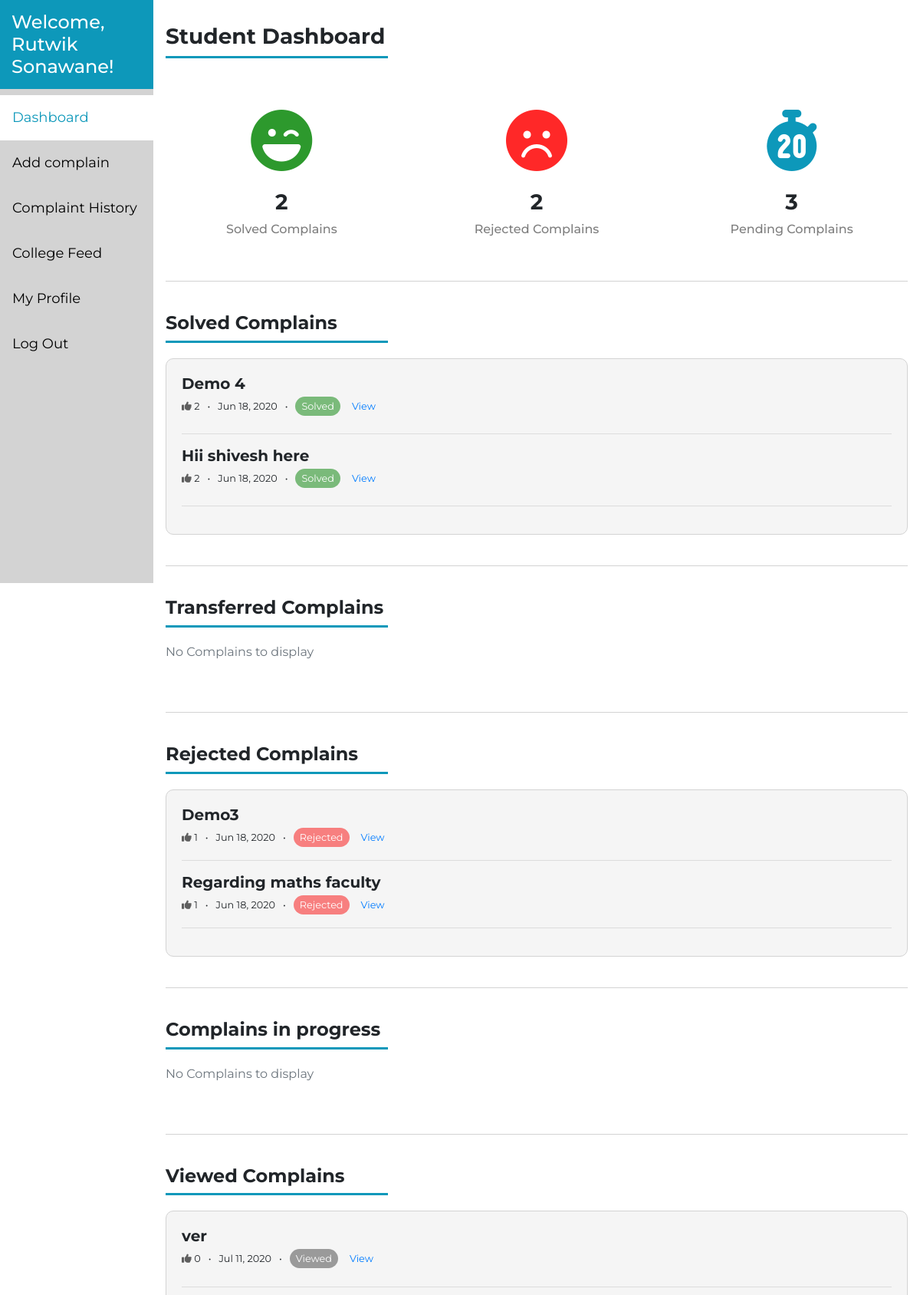
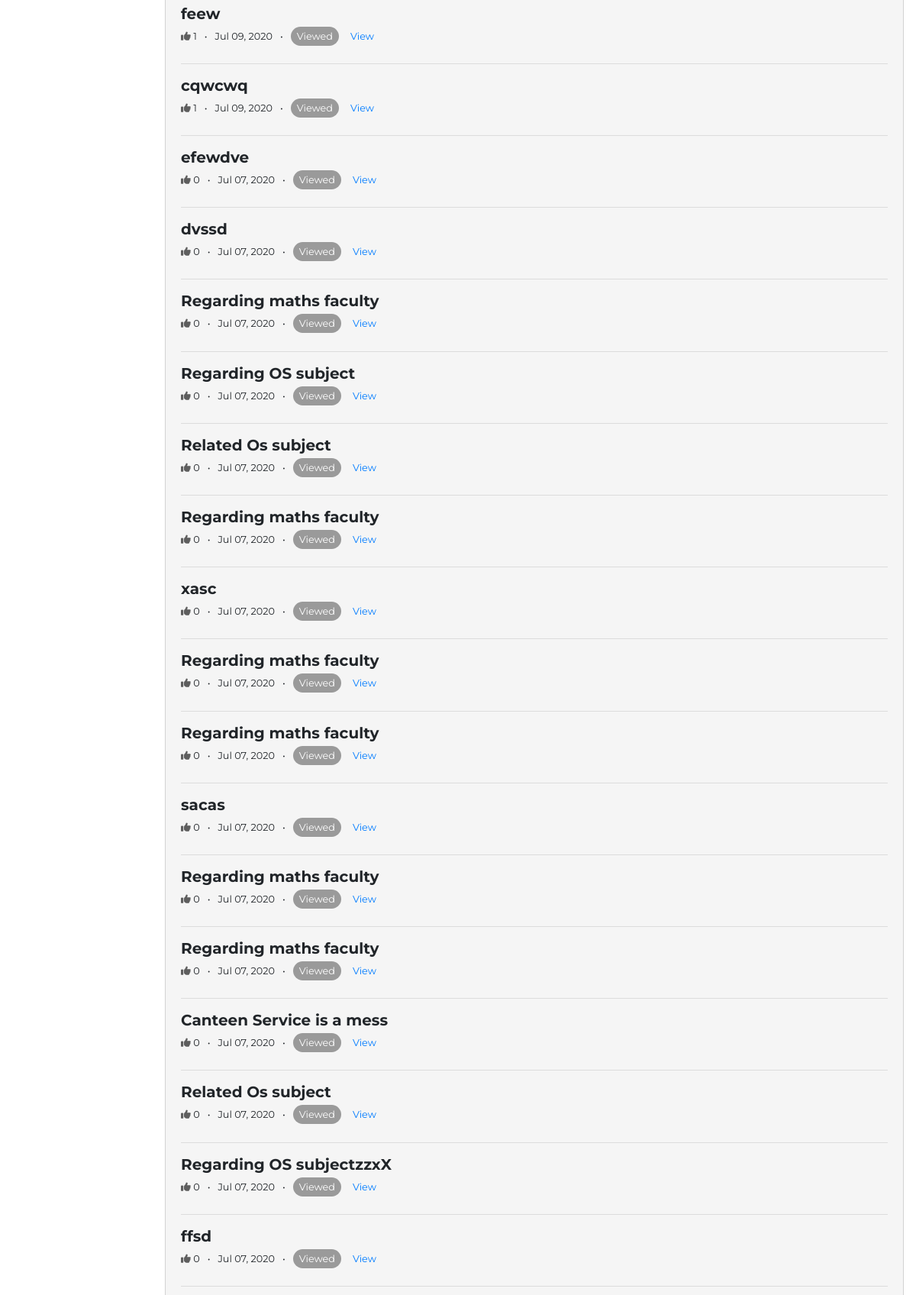
/student/studentdashboard/ (signed in, upper part), run on the app's committed database (2 pictures, top to bottom).
### grievance/models.py (models this page shows, shortened)
class Complain(models.Model):
    college_choices=(
        ('DJ Sanghvi College of Engineering','DJ Sanghvi College of Engineering'),
        ('KJ Somaiya College of Engineering','KJ Somaiya College of Engineering'),
        ('Thadomal Sahani College of Engineering','Thadomal Sahani College of Engineering'),
        ('Thakur College of Engineering','Thakur College of Engineering'),
        ('Atharva College of Engineering','Atharva College of Engineering'),
        ('Sardar Patel College of Engineering','Sardar Patel College of Engineering'),
        ('VJTI College of Engineering','VJTI College of Engineering'),
    )
    branch_choices=(
        ('Computer','Computer'),
        ('IT','IT'),
        ('EXTC','EXTC'),
        ('ELEX','ELEX'),
        ('Chemical','Chemical'),
        ('Production','Production'),
        ('Bio Med','Bio Med')
    )
    status_choices = {
        ('Pending', 'Pending'),
        ('In Progress', 'In Progress'),
        ('Viewed', 'Viewed'),
        ('Solved', 'Solved'),
        ('Rejected', 'Rejected')
    }
    related_to_choices={
        ('Management', 'Management'),
        ('Faculty', 'Faculty'),
        ('Security', 'Security'),
        ('Library', 'Library'),
        ('Canteen', 'Canteen')
    }
    complain_heading=models.CharField(max_length=300,default='')
    complain_content=models.TextField()
    receiver=models.ForeignKey(Admin,on_delete=models.CASCADE, null = True)
    sender=models.ForeignKey(Student,on_delete=models.CASCADE, null = True)
    college=models.CharField(max_length=300,default='',choices=college_choices)
    branch=models.CharField(max_length=300,blank='true', null='true',choices=branch_choices)
    date_posted =models.DateTimeField(default=timezone.now, null = True)
    date_resolved = models.CharField(default='', max_length = 40, null = True)
    status = models.CharField(choices = status_choices, default='Pending', max_length = 20)
    response = models.TextField(default='')
    related_to = models.CharField(choices = related_to_choices, default='', max_length = 20, verbose_name = 'Complain Related to')
    transfer = models.BooleanField(default=False)
    likes=models.ManyToManyField(User,related_name='complain')
    def total_likes(self):
        return self.likes.count()
    class Meta:
        ordering=['-date_posted']

### grievance/decorators.py (the view)
    def wrapper_func(request, *args, **kwargs):
        profile = Student.objects.filter(user = request.user).count()
        if profile == 0:
            return redirect('studentProfile')
        else:
            return view_func(request, *args, **kwargs)

### grievance/templates/grievance/studentdashboard.html (shortened to what this page needs)
{% extends 'grievance/base.html' %}
{% load crispy_forms_tags %}
{% load static %}
{% block content %}
{% include 'grievance/studentsidebar.html' %}
      <div class="content ">
    <div >
        <h3  style="font-weight: bold;;margin-top: 30px;" class="">Student Dashboard</h2>
        <div style="border-bottom: 3px solid #0D98BA;width:30%;;" class=""></div>
      </div>   <br> <br>
      <div  style="text-align: center;padding-top: 2%;padding-bottom: 50px;border-bottom: 1px solid lightgray;">
        <div class="row">
          <div class="col-4 " style=";" >
            <i class="fas fa-laugh-wink fa-5x" style="color: rgb(45, 153, 45);" ></i><br><br>
            <h3><span class="counter" style="font-weight: bold;">{{s}}</span></h1>
            <h6 style="color: rgb(126, 126, 126);">Solved Complains</h3>
          </div>
          <div class="col-4 " style=";" >
            <i class="fas fa-frown fa-5x" style="color: rgb(255, 40, 40);"></i><br><br>
            <h3><span class="counter" style="font-weight: bold;">{{r}}</span></h1>
            <h6 style="color: rgb(126, 126, 126);">Rejected Complains</h3>
          </div>
          <div class="col-4 " style="">
            <i class="fas fa-stopwatch-20 fa-5x" style="color: #0D98BA;" ></i><br><br>
            <h3><span class="counter" style="font-weight: bold;">{{p}}</span></h1>
            <h6 style="color: rgb(126, 126, 126);">Pending Complains</h3>
          </div>
        </div>
      </div>
            <div  style="padding-top: 20px;padding-bottom: 40px;border-bottom: 1px solid lightgray;">
              <h4  style="font-weight: bold;;margin-top: 20px;" class="">Solved Complains</h2>
              <div style="border-bottom: 3px solid #0D98BA;width:30%;;margin-bottom: 20px;" class=""></div>
              {% if scomplains %}
            <div class="" style="padding: 20px;;border: 1px solid lightgray;background-color: whitesmoke;border-radius: 10px;">
              {% for p in scomplains %}
              <div style="padding-bottom: 10px;margin-bottom: 10px;">
                <h5 style="font-weight: bold;">{{p.complain_heading}}</h4>
                <small><span style="margin-right: 10px;"><i class="fas fa-thumbs-up" style="color: rgb(94, 94, 94);"></i>  {{p.total_likes}}</span>&bull;<span style="margin-right: 10px;margin-left: 10px;">{{p.date_posted|date:"M d, Y"}}</span>&bull;<span style="color: white;;margin-left: 10px;padding-top:5px;padding-bottom:5px;padding-left:8px;padding-right:8px;border-radius: 15px;background-color:rgb(0, 128, 0,0.5) ;" >{{p.status}}</span><span style="margin-left: 15px;"><a href="/studentComplainView/{{p.id}}/">View</a></span></small>
              </div><hr>
              {% endfor %}
            </div>
              {% else %}
              <div class="" style="padding-bottom: 10px;;">
                <p class='text-muted'>No Complains to display</p>
              </div>
            {% endif %}
          <div  style="padding-top: 20px;padding-bottom: 40px;border-bottom: 1px solid lightgray;">
            <h4  style="font-weight: bold;;margin-top: 20px;" class="">Transferred Complains</h2>
            <div style="border-bottom: 3px solid #0D98BA;width:30%;;margin-bottom: 20px;" class=""></div>
            {% if tcomplains %}
          <div class="" style="padding: 20px;;border: 1px solid lightgray;background-color: whitesmoke;border-radius: 10px;">
            {% for p in tcomplains %}
            <div style="padding-bottom: 10px;margin-bottom: 10px;">
              <h5 style="font-weight: bold;">{{p.complain_heading}}</h4>
                <small><span style="margin-right: 10px;"><i class="fas fa-thumbs-up" style="color: rgb(94, 94, 94);"></i>  {{p.total_likes}}</span>&bull;<span style="margin-right: 10px;margin-left: 10px;">{{p.date_posted|date:"M d, Y"}}</span>&bull;<span style="color: red;font-weight: bold;margin-left: 10px;" >{{p.status}}</span><span style="margin-left: 15px;"><a href="/studentComplainView/{{p.id}}/">View</a></span></small>
            </div><hr>
            {% endfor %}
          </div>
            {% else %}
            <div class="" style="padding-bottom: 10px;;">
              <p class='text-muted'>No Complains to display</p>
            </div>
          {% endif %}
        </div>
          <div  style="padding-top: 20px;padding-bottom: 40px;border-bottom: 1px solid lightgray;">
            <h4  style="font-weight: bold;;margin-top: 20px;" class="">Rejected Complains</h2>
            <div style="border-bottom: 3px solid #0D98BA;width:30%;;margin-bottom: 20px;" class=""></div>
            {% if rcomplains %}
          <div class="" style="padding: 20px;;border: 1px solid lightgray;background-color: whitesmoke;border-radius: 10px;">
            {% for p in rcomplains %}
            <div style="margin-bottom:20px;">
              <h5 style="font-weight: bold;">{{p.complain_heading}}</h4>
                <small><span style="margin-right: 10px;"><i class="fas fa-thumbs-up" style="color: rgb(94, 94, 94);"></i>  {{p.total_likes}}</span>&bull;<span style="margin-right: 10px;margin-left: 10px;">{{p.date_posted|date:"M d, Y"}}</span>&bull;<span style="color: white;;margin-left: 10px;padding-top:5px;padding-bottom:5px;padding-left:8px;padding-right:8px;border-radius: 15px;background-color:rgba(250, 10, 10, 0.5) ;" >{{p.status}}</span><span style="margin-left: 15px;"><a href="/studentComplainView/{{p.id}}/">View</a></span></small>
            </div><hr>
            {% endfor %}
            {% else %}
            <div class="" style="padding-bottom: 10px;;">
              <p class='text-muted'>No Complains to display</p>
            </div>
          {% endif %}
      <div  style="padding-top: 20px;padding-bottom: 40px;border-bottom: 1px solid lightgray;">
        <h4  style="font-weight: bold;;margin-top: 20px;" class="">Complains in progress</h2>
        <div style="border-bottom: 3px solid #0D98BA;width:30%;;margin-bottom: 20px;" class=""></div>
        {% if ipcomplains %}
      <div class="" style="padding: 20px;;border: 1px solid lightgray;background-color: whitesmoke;border-radius: 10px;">
        {% for p in ipcomplains %}
        <div style="margin-bottom: 10px;padding-bottom: 10px">
          <h5 style="font-weight: bold;">{{p.complain_heading}}</h4>
            <small><span style="margin-right: 10px;"><i class="fas fa-thumbs-up" style="color: rgb(94, 94, 94);"></i>  {{p.total_likes}}</span>&bull;<span style="margin-right: 10px;margin-left: 10px;">{{p.date_posted|date:"M d, Y"}}</span>&bull;<span style="color: white;;margin-left: 10px;padding-top:5px;padding-bottom:5px;padding-left:8px;padding-right:8px;border-radius: 15px;background-color:rgba(250, 186, 10, 0.6) ;" >{{p.status}}</span><span style="margin-left: 15px;"><a href="/studentComplainView/{{p.id}}/">View</a></span></small>
        </div>
        {% endfor %}<hr>
      </div>
        {% else %}
        <div class="" style="padding-bottom: 10px;;">
          <p class='text-muted'>No Complains to display</p>
        </div>
      {% endif %}
    </div>
        <div  style="padding-top: 20px;padding-bottom: 40px;border-bottom: 1px solid lightgray;">
          <h4  style="font-weight: bold;;margin-top: 20px;" class="">Viewed Complains</h2>
          <div style="border-bottom: 3px solid #0D98BA;width:30%;;margin-bottom: 20px;" class=""></div>
          {% if vcomplains %}
        <div class="" style="padding: 20px;;border: 1px solid lightgray;background-color: whitesmoke;border-radius: 10px;">
          {% for p in vcomplains %}
          <div style="margin-bottom: 10px;padding-bottom: 10px">
            <h5 style="font-weight: bold;">{{p.complain_heading}}</h4>
              <small><span style="margin-right: 10px;"><i class="fas fa-thumbs-up" style="color: rgb(94, 94, 94);"></i>  {{p.total_likes}}</span>&bull;<span style="margin-right: 10px;margin-left: 10px;">{{p.date_posted|date:"M d, Y"}}</span>&bull;<span style="color: white;;margin-left: 10px;padding-top:5px;padding-bottom:5px;padding-left:8px;padding-right:8px;border-radius: 15px;background-color:rgba(94, 94, 94, 0.6) ;" >{{p.status}}</span><span style="margin-left: 15px;"><a href="/studentComplainView/{{p.id}}/">View</a></span></small>
          </div><hr>
          {% endfor %}
          {% else %}
          <div class="" style="padding-bottom: 10px;;">
            <p class='text-muted'>No Complains to display</p>
          </div>
        {% endif %}
{% endblock content %}

### grievance/templates/grievance/studentsidebar.html (shortened to what this page needs)
<div class="" style="">
  <div class="sidebar">
      <h4 >Welcome, {{user.first_name}} {{user.last_name}}!</h4>
      <a  href={% url 'studentdashboard' %} class='{{studentdashboard_active}}'>Dashboard</a>
      <a href={% url "addComplain" %} class='{{addcomplain_active}}'>Add complain</a>
      <a href={% url "previousComplaints" %} class='{{scomplains_active}}'>Complaint History</a>
      <a href={% url "collegefeed" %} class='{{collegefeed_active}}'>College Feed</a>
      <a href={% url "studentProfileView" %} class='{{sprofile_active}}'>My Profile</a>
      <a href='myModal69' data-toggle="modal" data-target="#myModal69">Log Out</a>
    </div>
</div>

### grievance/templates/grievance/base.html (style rules this page uses)
body { background-color: white; font-family: 'Montserrat', sans-serif; height: 100%; }
html { font-size: 1rem; }

### grievance/templates/grievance/studentsidebar.html (style rules this page uses)
.sidebar { margin: 0; padding: 0; width: 200px; background-color:lightgray; position: fixed; height: 760px; overflow: auto; }
.sidebar a { display: block; color: black; padding: 16px; text-decoration: none; font-size: 18px; }
.sidebar h4 { display: block; color: white; padding: 15px; background-color: #0D98BA; }
.sidebar a.active { background-color: white; color: #0D98BA; }
div.content { margin-left: 200px; padding: 1px 16px; }

### data on the page
Complain: complain_heading "Demo 4", total_likes "2", date_posted "Jun 18, 2020", status "Solved"
Complain: complain_heading "Hii shivesh here", total_likes "2", date_posted "Jun 18, 2020", status "Solved"
Complain: complain_heading "Demo3", total_likes "1", date_posted "Jun 18, 2020", status "Rejected"
Complain: complain_heading "Regarding maths faculty", total_likes "1", date_posted "Jun 18, 2020", status "Rejected"
Complain: complain_heading "ver", total_likes "0", date_posted "Jul 11, 2020", status "Viewed"
Complain: complain_heading "feew", total_likes "1", date_posted "Jul 09, 2020", status "Viewed"
Complain: complain_heading "cqwcwq", total_likes "1", date_posted "Jul 09, 2020", status "Viewed"
Complain: complain_heading "efewdve", total_likes "0", date_posted "Jul 07, 2020", status "Viewed"
Complain: complain_heading "dvssd", total_likes "0", date_posted "Jul 07, 2020", status "Viewed"
Complain: complain_heading "Regarding maths faculty", total_likes "0", date_posted "Jul 07, 2020", status "Viewed"
Complain: complain_heading "Regarding OS subject", total_likes "0", date_posted "Jul 07, 2020", status "Viewed"
Complain: complain_heading "Related Os subject", total_likes "0", date_posted "Jul 07, 2020", status "Viewed"
Complain: complain_heading "Regarding maths faculty", total_likes "0", date_posted "Jul 07, 2020", status "Viewed"
Complain: complain_heading "xasc", total_likes "0", date_posted "Jul 07, 2020", status "Viewed"
Complain: complain_heading "Regarding maths faculty", total_likes "0", date_posted "Jul 07, 2020", status "Viewed"
Complain: complain_heading "Regarding maths faculty", total_likes "0", date_posted "Jul 07, 2020", status "Viewed"
Complain: complain_heading "sacas", total_likes "0", date_posted "Jul 07, 2020", status "Viewed"
Complain: complain_heading "Regarding maths faculty", total_likes "0", date_posted "Jul 07, 2020", status "Viewed"
Complain: complain_heading "Regarding maths faculty", total_likes "0", date_posted "Jul 07, 2020", status "Viewed"
Complain: complain_heading "Canteen Service is a mess", total_likes "0", date_posted "Jul 07, 2020", status "Viewed"
Complain: complain_heading "Related Os subject", total_likes "0", date_posted "Jul 07, 2020", status "Viewed"
Complain: complain_heading "Regarding OS subjectzzxX", total_likes "0", date_posted "Jul 07, 2020", status "Viewed"
Complain: complain_heading "ffsd", total_likes "0", date_posted "Jul 07, 2020", status "Viewed"

### other printed values
{{ user.first_name }} "Rutwik"
{{ user.last_name }} "Sonawane"
{{ s }} "2"
{{ r }} "2"
{{ p }} "3"
